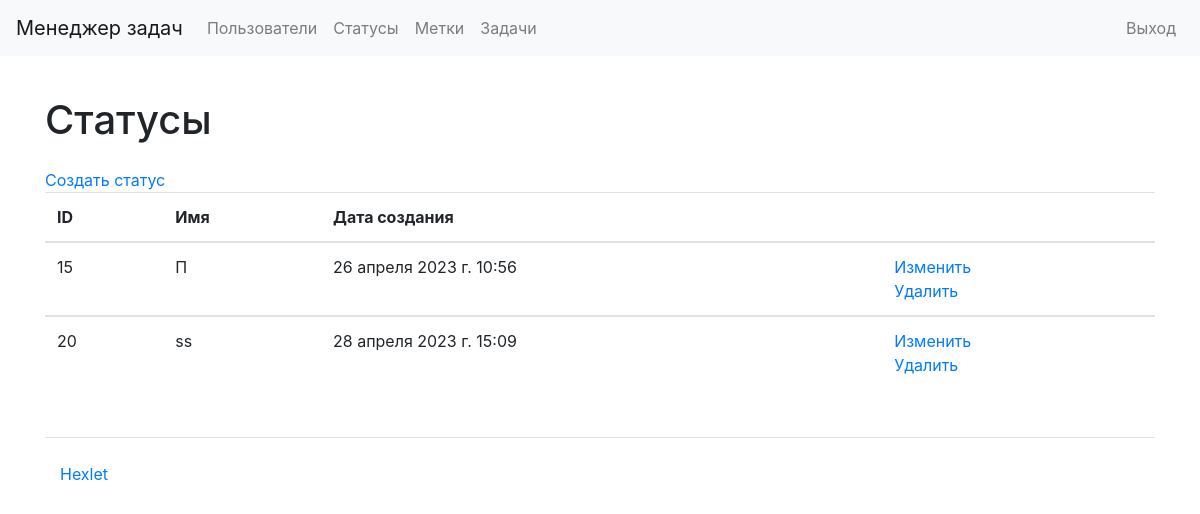
The app's page /statuses/ (signed in) with its own data.
### statuses/models.py (models this page shows, shortened)
class Status(models.Model):
    name = models.CharField(max_length=150)
    created_at = models.DateTimeField(auto_now=True)

### statuses/views.py (the view)
# urls.py: path('', views.StatusesListView.as_view(), name='statuses_list'),
class StatusesListView(LoginRequiredMixin, ListView):
    model = Status
    template_name = "statuses/list_of_statuses.html"
    success_url = reverse_lazy('statuses_list')

### statuses/templates/statuses/list_of_statuses.html
{% extends "base.html" %}
{% load i18n %}
{% block content %}
<h1 class="my-4">{% translate "Statuses" %}</h1>
<a href="{% url 'status_create' %}">{% translate "Create status" %}</a>
<table class="table table-stripped">
    <thead>
        <tr>
            <th>ID</th>
            <th>{% translate "Name" %}</th>
            <th>{% translate "Date of creation" %}</th>
            <th></th>
        </tr>
    </thead>
    {% for status in object_list %}
    <tbody>
        <tr>
            <td>{{ status.id }}</td>
            <td>{{ status.name }}</td>
            <td>{{ status.created_at }}</td>
            <td>
                <a href="/statuses/{{ status.id }}/update/">{% translate "Update" %}</a>
                <br>
                <a href="/statuses/{{ status.id }}/delete/">{% translate "Delete" %}</a>
            </td>
        </tr>
        {% endfor %}
    </tbody>
</table>
{% endblock %}

### records on screen
Status: id "15", name "П", created_at "26 апреля 2023 г. 10:56"
Status: id "20", name "ss", created_at "28 апреля 2023 г. 15:09"
